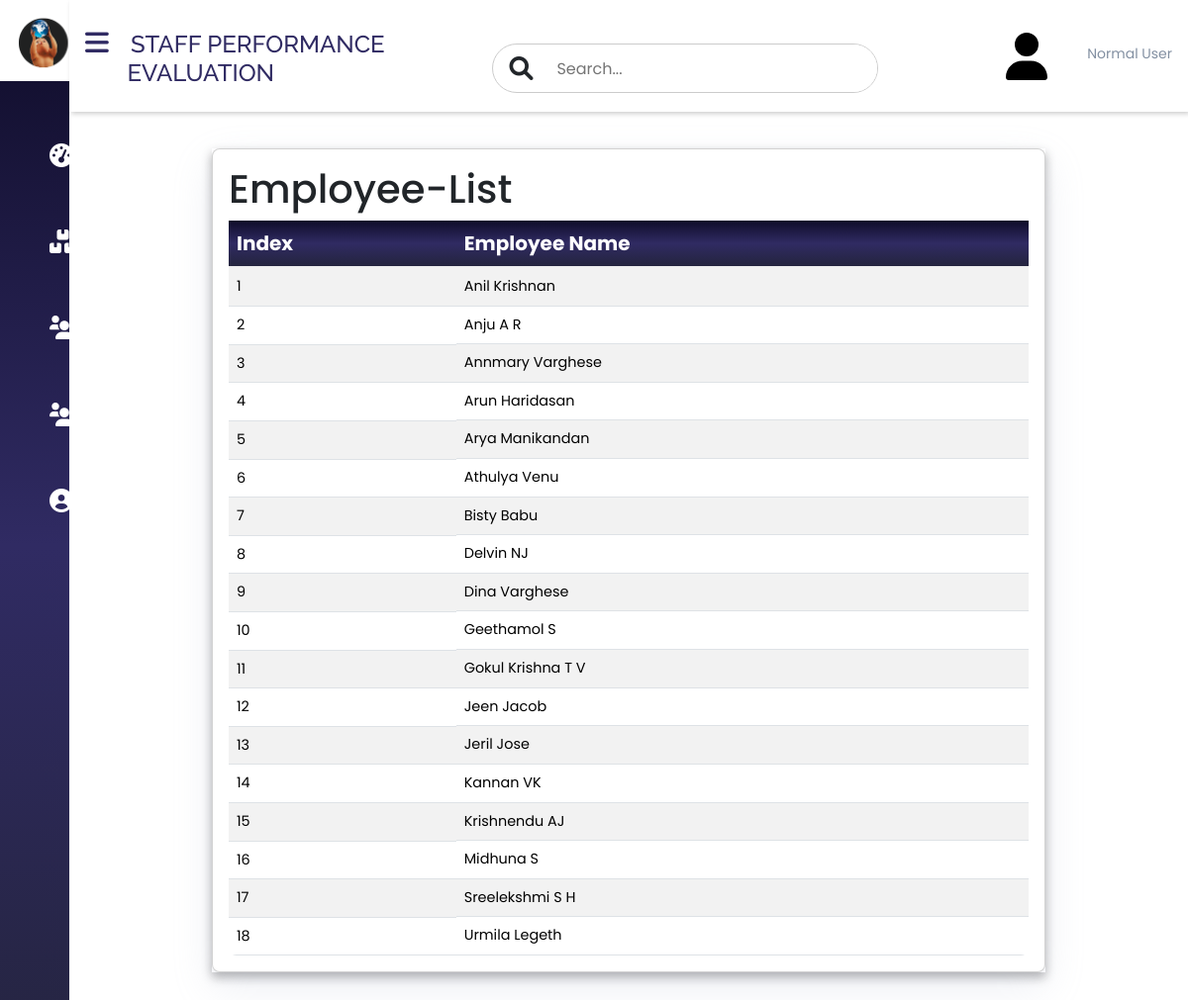
Page /employee_list/ on the committed database.
### login/models.py (models this page shows, shortened)
class Employee_detail(models.Model):
    id = models.AutoField(primary_key=True)
    employee_name = models.CharField(max_length=100)
    last_inserted = models.DateTimeField(auto_now_add=True)  # Automatically set when a new record is created

### login/views.py (the view)
# urls.py: path('employee_list/',views.employee_list, name='employee_list'),
def employee_list(request):
    employees = Employee_detail.objects.order_by('employee_name')
    return render(request, 'employee_list.html', {'employees': employees})

### templates/employee_list.html
{% extends 'dash-content.html' %}
{% load static %}
{% block content %}
<link rel="stylesheet" href="https://cdnjs.cloudflare.com/ajax/libs/font-awesome/6.0.0-beta3/css/all.min.css">
<link rel="stylesheet" href="{% static 'css1/employee_list.css' %}">
<section class="intro">
    <div class="bg-image h-100" style="background-color:none;">
      <div class="mask d-flex align-items-center h-100" style="background-color: none !important;">
        <div class="container" >
          <div class="row justify-content-center">
            <div class="col-12" style="padding-left: 0px;">
              <div class="card">
                <div class="card-body p-0">
                  <div class="table-responsive table-scroll" data-mdb-perfect-scrollbar="false" >
                    <table class="table table-striped mb-0">
                      <thead>
                        <tr >
                          <th scope="col" style="background: linear-gradient(to bottom, #0f0c29, #302b63, #24243e) !important; color: white;">Index</th>
                          <th scope="col" style="background: linear-gradient(to bottom, #0f0c29, #302b63, #24243e) !important; color: white;">Employee Name</th>
                          <h1 style="font-family: 'Poppins' ,sans-serif !important;">Employee-List</h1>
                        </tr>
                      </thead>
                      <tbody>
                        {% for employee in employees %}
                            <tr>
                                <td>{{ forloop.counter }}</td>
                                <td>{{ employee.employee_name }}</td>
                            </tr>
                        {% endfor %}
                      </tbody>
                    </table>
                  </div>
                </div>
              </div>
            </div>
          </div>
        </div>
      </div>
    </div>
  </section>
{% endblock %}

### templates/dash-content.html (shortened to what this page needs)
{% extends 'dashboard.html' %}
{% load static %}

### templates/dashboard.html (shortened to what this page needs)
{%load static %}
<!DOCTYPE html>
<html lang="en">
<head>
  <link rel="stylesheet" href="https://cdnjs.cloudflare.com/ajax/libs/font-awesome/6.0.0-beta3/css/all.min.css">
  <link rel="stylesheet" href="{% static 'css1/dashboardstyle.css' %}">
  <link href="https://cdn.jsdelivr.net/npm/bootstrap@5.3.1/dist/css/bootstrap.min.css" rel="stylesheet"
>
</head>
<body style="font-family: 'Poppins' ,sans-serif ;">
  <div class="sidebar">
    <div class="sidebar-brand">
    </div>
    <div class="sidebar-menu">
      <ul>
        <li>
          <a href="{% url 'dash' %}" class="">
            <span class="fas fa-tachometer-alt"></span>
          </a>
        </li>
          <li>
            <a href="{% url 'CreateUser' %}">
              <span class="fas fa-boxes"></span>
            </a>
          </li>
        <li>
          <div class="dropdown">
            <a href="#" class="dropbtn">
              <span class="fas fa-users"></span>
            </a>
          </div>
        </li>
        <li>
          <a href="{% url 'result' %}" class="">
            <span class="fas fa-users"></span>
          </a>
        </li>
        <li>
          <a href="{% url 'logout1' %}">
            <span class="fas fa-user-circle"></span>
          </a>
        </li>
    </div>
  </div>
  <div class="main-content">
    <header>
      <h2 style="font-family: 'Raleway', sans-serif; margin-bottom: 0px;">
        <label for="nav-toggle" style="margin-bottom: 0px !important;">
          <span class="fas fa-bars" style="margin-top: 10px;"></span>
        </label>
        STAFF PERFORMANCE<br>&nbsp; &nbsp; &nbsp; &nbsp;EVALUATION
      </h2>
      <div class="search-wrapper">
        <span class="fas fa-search"> </span>
        <input type="search" placeholder="Search..." />
      </div>
      <div class="user-wrapper">
        <div class="">
          {% if request.user.is_superuser %}
          <small>Super Admin</small>
          {% else %}
          <small>Normal User</small>
          {% endif %}
        </div>
      </div>
    </header>
    <main>
      <div class="firstdiv">
      </div>
      {% block content %}
      {% endblock %}
  </div>
</body>
</html>

### static/css1/dashboardstyle.css (style rules this page uses)
:root { --main-color: #11101d; --color-dark: #1D2231; --text-grey: #8390A2; }
* { padding: 0; margin: 0; box-sizing: border-box; list-style: none; text-decoration: none; }
.firstdiv { width: 400px; display: flex; justify-content: center; align-items: center; padding: 25px; color: white; position: fixed; left: 60%; top: 20%; z-index: 9999; transform: translate(-50%, -50%); }
.sidebar { width: 300px; position: fixed; left: 0; top: 0; height: 100%; z-index: 100; background: linear-gradient(to bottom, #0f0c29, #302b63, #24243e); transition: width 0ms; }
.sidebar-brand { height: 82px; padding: 10px 0rem 1rem 0px; color: #fff; display: flex; background-color: white; }
.sidebar-menu li { width: 100%; margin-bottom: 1.7rem; padding-left: 1rem; }
.sidebar-menu { margin-top: 3rem; margin-left: -30px; }
.sidebar-menu a { padding-left: 2rem; display: block; color: #fff; font-size: 1.1rem; text-decoration: none; padding-top: 5px; height: 60px; }
.sidebar-menu a span:first-child { font-size: 1.5rem; padding-right: 0rem; padding-top: 10px; padding-bottom:10px; }
.main-content { transition: margin-left 300ms; margin-left: 345px; }
header { background: #fff; display: flex !important; justify-content: space-between; padding: 1.2rem 1rem; box-shadow: 2px 2px 5px rgba(0, 0, 0, 0.2); position: fixed; left: 345px; top:0; z-index: 100; width: calc(100% - 345px); transition: left 300ms; }
header h2 { color: #302b63; font-size: 1.5rem; }
header label span { font-size: 1.7rem; padding-right: 1rem; }
.search-wrapper { margin-top: 25px; border: solid 1px #ccc; border-radius: 30px; height: 50px; display: flex; align-items: center; overflow-x: hidden; }
.search-wrapper span { display: inline-block; padding: 0rem 1rem; font-size: 1.5rem; }
.search-wrapper input { height: 100%; padding: .5rem; border: none; outline: none; }
.user-wrapper { display: flex; align-items: center; }
.user-wrapper small { display: inline-block; color: var(--text-grey); margin-top: -1px !important; padding-left: 40px; }
main { margin-top: 150px; padding: 0rem 1.5rem; background: #fff; min-height: calc(100vh - 0px); position: relative; }
.card { background: #fff; border-radius: 12px; box-shadow: 0 5px 10px rgba(154,160,185,.05), 0 15px 40px rgba(166,173,201,.2); padding: 1rem; }
table { border-collapse: collapse; }
thead tr { border-top: 1px solid #f0f0f0; border-bottom:2px solid #f0f0f0; }
td { padding: .5rem 1rem ; font-size: .9rem ; color: #222; }
tr td:last-child { display: flex; align-items: center; }
.table-responsive { width: 100%; overflow-x: auto; }
@media only screen and (max-width: 1200px) { .sidebar { width: 70px ; } }
@media only screen and (max-width: 1200px) { .sidebar .sidebar-brand, .sidebar li { padding-left: 1rem; text-align: center; } }
@media only screen and (max-width: 1200px) { .main-content { margin-left: 70px; } }
@media only screen and (max-width: 1200px) { .main-content header { width: calc(100% - 70px); left:70px; } }
.dropdown { display: inline-block; }
.dropbtn { background-color: none !important; color: white; padding: 10px 119px; border: none; cursor: pointer; }

### static/css1/employee_list.css (style rules this page uses)
.intro { height: 100%; font-family: 'Poppins' ,sans-serif ; box-shadow: 0 5px 10px 0 rgba(0, 0, 0, 0.3); background-color: none !important; }
table td, table th { text-overflow: ellipsis; white-space: nowrap; }
.card { border-radius: .5rem; }
.table-scroll { border-radius: .5rem; }
.table-scroll table thead th { font-size: 1.25rem; font-family: 'Poppins' ,sans-serif ; }
thead tr { top: 0; border-top: 0px !important; position: sticky; }
.intro { margin: 120px; }
.col-12 { padding: 0px !important; }

### rows in the picture
Employee_detail: employee_name "Anil Krishnan"
Employee_detail: employee_name "Anju A R"
Employee_detail: employee_name "Annmary Varghese"
Employee_detail: employee_name "Arun Haridasan"
Employee_detail: employee_name "Arya Manikandan"
Employee_detail: employee_name "Athulya Venu"
Employee_detail: employee_name "Bisty Babu"
Employee_detail: employee_name "Delvin NJ"
Employee_detail: employee_name "Dina Varghese"
Employee_detail: employee_name "Geethamol S"
Employee_detail: employee_name "Gokul Krishna T V"
Employee_detail: employee_name "Jeen Jacob"
Employee_detail: employee_name "Jeril Jose"
Employee_detail: employee_name "Kannan VK"
Employee_detail: employee_name "Krishnendu AJ"
Employee_detail: employee_name "Midhuna S"
Employee_detail: employee_name "Sreelekshmi S H"
Employee_detail: employee_name "Urmila Legeth"
